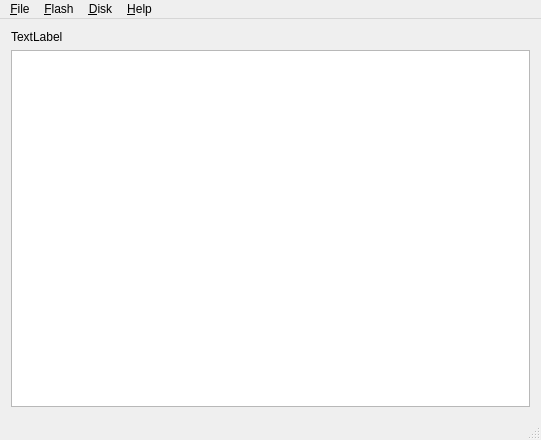
<?xml version="1.0" encoding="UTF-8"?>
<ui version="4.0">
 <class>MainWindow</class>
 <widget class="QMainWindow" name="MainWindow">
  <property name="geometry">
   <rect>
    <x>0</x>
    <y>0</y>
    <width>541</width>
    <height>440</height>
   </rect>
  </property>
  <property name="acceptDrops">
   <bool>true</bool>
  </property>
  <property name="windowTitle">
   <string>FDSemu Client</string>
  </property>
  <property name="styleSheet">
   <string notr="true"/>
  </property>
  <widget class="QWidget" name="centralWidget">
   <layout class="QVBoxLayout" name="verticalLayout">
    <item>
     <widget class="QLabel" name="label">
      <property name="text">
       <string>TextLabel</string>
      </property>
     </widget>
    </item>
    <item>
     <widget class="QListWidget" name="listWidget">
      <property name="contextMenuPolicy">
       <enum>Qt::ActionsContextMenu</enum>
      </property>
      <property name="acceptDrops">
       <bool>true</bool>
      </property>
      <property name="selectionMode">
       <enum>QAbstractItemView::ExtendedSelection</enum>
      </property>
      <property name="sortingEnabled">
       <bool>true</bool>
      </property>
     </widget>
    </item>
   </layout>
  </widget>
  <widget class="QMenuBar" name="menuBar">
   <property name="geometry">
    <rect>
     <x>0</x>
     <y>0</y>
     <width>541</width>
     <height>21</height>
    </rect>
   </property>
   <widget class="QMenu" name="menu_File">
    <property name="title">
     <string>&amp;File</string>
    </property>
    <addaction name="actionE_xit"/>
   </widget>
   <widget class="QMenu" name="menu_Operations">
    <property name="title">
     <string>&amp;Flash</string>
    </property>
    <addaction name="action_Write_disk_image"/>
    <addaction name="action_Save_disk_image"/>
    <addaction name="action_Erase"/>
    <addaction name="separator"/>
    <addaction name="actionUpdate_firmware"/>
    <addaction name="separator"/>
    <addaction name="action_Dump_flash"/>
    <addaction name="action_Restore_dump"/>
   </widget>
   <widget class="QMenu" name="menu_Help">
    <property name="title">
     <string>&amp;Help</string>
    </property>
    <addaction name="action_About"/>
   </widget>
   <widget class="QMenu" name="menu_Disk">
    <property name="title">
     <string>&amp;Disk</string>
    </property>
    <addaction name="action_Read_disk"/>
    <addaction name="action_Write_disk"/>
   </widget>
   <addaction name="menu_File"/>
   <addaction name="menu_Operations"/>
   <addaction name="menu_Disk"/>
   <addaction name="menu_Help"/>
  </widget>
  <widget class="QStatusBar" name="statusBar">
   <property name="styleSheet">
    <string notr="true">QStatusBar::item {border: none;}</string>
   </property>
  </widget>
  <action name="actionE_xit">
   <property name="text">
    <string>E&amp;xit</string>
   </property>
   <property name="statusTip">
    <string>Quit FDSemu client app.</string>
   </property>
  </action>
  <action name="action_Erase">
   <property name="text">
    <string>&amp;Erase disk image...</string>
   </property>
   <property name="statusTip">
    <string>Erase a full disk image from the flash.</string>
   </property>
   <property name="whatsThis">
    <string>Erase disk image from flash memory.</string>
   </property>
  </action>
  <action name="action_Dump">
   <property name="enabled">
    <bool>false</bool>
   </property>
   <property name="text">
    <string>&amp;Dump...</string>
   </property>
   <property name="statusTip">
    <string>Dump raw flash data to file.</string>
   </property>
  </action>
  <action name="action_About">
   <property name="text">
    <string>&amp;About...</string>
   </property>
   <property name="statusTip">
    <string>Display information about this program.</string>
   </property>
  </action>
  <action name="action_Delete">
   <property name="text">
    <string>&amp;Delete</string>
   </property>
   <property name="toolTip">
    <string>Erase selected disk.</string>
   </property>
  </action>
  <action name="action_Info">
   <property name="text">
    <string>&amp;Info...</string>
   </property>
   <property name="toolTip">
    <string>Get information about selected disk.</string>
   </property>
  </action>
  <action name="action_Save">
   <property name="text">
    <string>&amp;Save</string>
   </property>
   <property name="toolTip">
    <string>Save selected disk.</string>
   </property>
  </action>
  <action name="actionUpdate_firmware">
   <property name="text">
    <string>Update &amp;firmware...</string>
   </property>
   <property name="statusTip">
    <string>Update the firmware from a file.</string>
   </property>
  </action>
  <action name="actionUpdate_loader">
   <property name="text">
    <string>Update &amp;loader...</string>
   </property>
   <property name="statusTip">
    <string>Update the game loader from .FDS file.</string>
   </property>
  </action>
  <action name="action_Read_disk">
   <property name="enabled">
    <bool>true</bool>
   </property>
   <property name="text">
    <string>&amp;Read disk...</string>
   </property>
   <property name="statusTip">
    <string>Read disk from the FDS drive.</string>
   </property>
  </action>
  <action name="action_Write_disk">
   <property name="enabled">
    <bool>true</bool>
   </property>
   <property name="text">
    <string>&amp;Write disk...</string>
   </property>
   <property name="statusTip">
    <string>Write a .FDS disk image to a real FDS drive.</string>
   </property>
  </action>
  <action name="action_Write_disk_image">
   <property name="text">
    <string>&amp;Write disk image...</string>
   </property>
   <property name="statusTip">
    <string>Write a .FDS disk image to the flash.</string>
   </property>
  </action>
  <action name="action_Save_disk_image">
   <property name="text">
    <string>&amp;Save disk image...</string>
   </property>
   <property name="statusTip">
    <string>Save .FDS format image from an image stored in flash.</string>
   </property>
  </action>
  <action name="action_Dump_flash">
   <property name="text">
    <string>&amp;Dump flash...</string>
   </property>
  </action>
  <action name="action_Restore_dump">
   <property name="text">
    <string>&amp;Restore dump...</string>
   </property>
  </action>
 </widget>
 <layoutdefault spacing="6" margin="11"/>
 <resources/>
 <connections/>
</ui>
